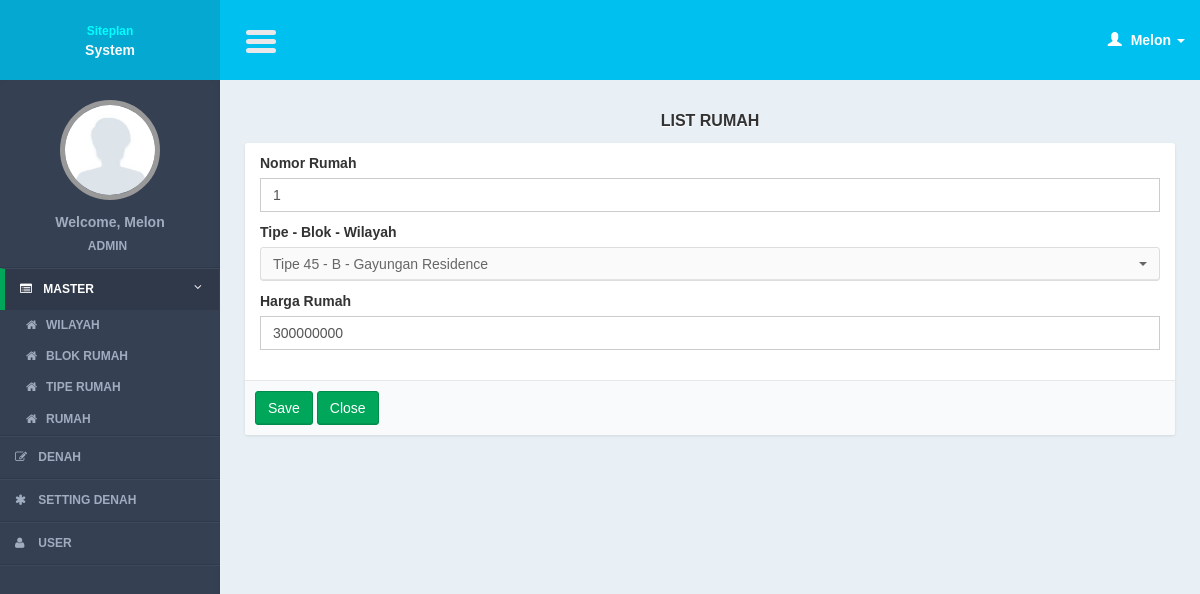
The app's page /controllers/master_table.php?page=form&id=43 (signed in) with its own data.
### tables this page shows
CREATE TABLE IF NOT EXISTS `tables` (
`table_id` int(11) NOT NULL,
  `tt_id` int(11) NOT NULL,
  `table_name` varchar(100) NOT NULL,
  `data_x` int(11) NOT NULL,
  `data_y` int(11) NOT NULL,
  `table_price` int(11) NOT NULL,
  `table_status` int(11) NOT NULL
);

CREATE TABLE IF NOT EXISTS `table_types` (
`tt_id` int(11) NOT NULL,
  `tt_name` varchar(100) NOT NULL,
  `tb_id` int(11) NOT NULL,
  `tt_img` text NOT NULL,
  `tt_color` varchar(10) NOT NULL
);

CREATE TABLE IF NOT EXISTS `table_blocks` (
`tb_id` int(11) NOT NULL,
  `tb_name` varchar(100) NOT NULL,
  `building_id` int(11) NOT NULL
);

CREATE TABLE IF NOT EXISTS `buildings` (
`building_id` int(11) NOT NULL,
  `building_name` varchar(100) NOT NULL,
  `building_img` text NOT NULL
);

### models/master_table_model.php (called while the page is built, shortened)
<?php
function select_tt(){
	$query = mysql_query("select a.*, c.tb_name, d.building_name
						from table_types a
						join table_blocks c on c.tb_id = a.tb_id
						join buildings d on d.building_id = c.building_id
						order by tt_id");
	return $query;
}
function read_id($id){
	$query = mysql_query("select a.*, b.tt_name, c.tb_name, d.building_name
			from tables a
			join table_types b on b.tt_id = a.tt_id
							join table_blocks c on c.tb_id = b.tb_id
							join buildings d on d.building_id = c.building_id
			where a.table_id = '$id'");
	$result = mysql_fetch_object($query);
	return $result;
}
?>

### views/master_table/form.php (the view, shortened to what this page needs)
    <section class="content">
        <div class="row">
            <div class="col-md-12">
              <div class="title_page"> <?= $title ?></div>
                 <form action="<?= $action?>" method="post" enctype="multipart/form-data" role="form">
                <div class="box box-cokelat">
                    <div class="box-body">
                            <div class="col-md-12">
                            <div class="form-group">
                                <label>Nomor Rumah</label>
                                <input required type="text" name="i_name" class="form-control" placeholder="Masukkan nomor rumah..." value="<?= $row->table_name ?>"/>
                            </div>
                            <div class="form-group">
                              <label>Tipe - Blok - Wilayah</label>
                               <?php
                               while($r_tt = mysql_fetch_array($query_tt)){
 ?>
                                 <option value="<?= $r_tt['tt_id'] ?>" <?php if($row->tt_id == $r_tt['tt_id']){ ?> selected="selected"<?php } ?>><?= $r_tt['tt_name']." - ".$r_tt['tb_name']." - ".$r_tt['building_name'] ?></option>
                                 <?php
 }
?>
                      		</div>
                              <div class="form-group">
                                <label>Harga Rumah</label>
                                <input required type="text" name="i_price" class="form-control" placeholder="Masukkan harga rumah..." value="<?= $row->table_price ?>"/>
                            </div>
                            </div>
                    </div>
                      <div class="box-footer">
                    <input class="btn btn-success" type="submit" value="Save"/>
                    <a href="<?= $close_button?>" class="btn btn-success" >Close</a>
                 </div>
                </div>
           </form>
            </div>
        </div>
    </section>

### css/AdminLTE.css (style rules this page uses)
html { font-family: 'Source Sans Pro', sans-serif; -webkit-font-smoothing: antialiased; min-height: 100%; background: #E9F0F5; }
body { font-family: 'Source Sans Pro', sans-serif; -webkit-font-smoothing: antialiased; min-height: 100%; background: #E9F0F5; }
a { color: #3c8dbc; }
.content { padding: 30px 10px; }
.form-control { -webkit-border-radius: 0px !important; -moz-border-radius: 0px !important; border-radius: 0px !important; box-shadow: none; }
.box { position: relative; margin-bottom: 20px; -webkit-border-radius: 3px; -moz-border-radius: 3px; border-radius: 3px !important; width: 100%; background:#fff; box-shadow: 0 1px 3px rgba(0, 0, 0, 0.1); }
.box .box-body { padding-top:10px; -webkit-border-top-left-radius: 0; -webkit-border-top-right-radius: 0; -webkit-border-bottom-right-radius: 3px; -webkit-border-bottom-left-radius: 3px; -moz-border-radius-topleft: 0; -moz-border-radius-topright: 0; -moz-border-radius-bottomright: 3px; -moz-border-radius-bottomleft: 3px; border-top-left-radius: 0; border-top-right-radius: 0; border-bottom-right-radius: 3px; border-bottom-left-radius: 3px; border-radius:3px; padding-bottom:20px; }
.box .box-footer { border-top: 1px solid #e8e8e8; -webkit-border-top-left-radius: 0; -webkit-border-top-right-radius: 0; -webkit-border-bottom-right-radius: 3px; -webkit-border-bottom-left-radius: 3px; -moz-border-radius-topleft: 0; -moz-border-radius-topright: 0; -moz-border-radius-bottomright: 3px; -moz-border-radius-bottomleft: 3px; border-top-left-radius: 0; border-top-right-radius: 0; border-bottom-right-radius: 3px; border-bottom-left-radius: 3px; background:#F9FAFC; padding: 10px; }
.btn { font-weight: 500; -webkit-border-radius: 3px; -moz-border-radius: 3px; border-radius: 3px; border: 1px solid transparent; -webkit-box-shadow: inset 0px -2px 0px 0px rgba(0, 0, 0, 0.09); -moz-box-shadow: inset 0px -2px 0px 0px rgba(0, 0, 0, 0.09); box-shadow: inset 0px -1px 0px 0px rgba(0, 0, 0, 0.09); }
.btn.btn-success { background-color: #00a65a; border-color: #008d4c; }
.title_page { font-size:medium; text-align:center; font-weight:bold; margin-bottom:10px; text-shadow: 0 1px 1px #ffffff; text-transform:uppercase; }

### css/tooltip/tooltip-classic.css (style rules this page uses)
html, body { margin:0; height:100%; font-family: arial; }

### records on screen
tables: i_name "1", i_price "300000000"
table_types: tt_name "Tipe 45", tb.tb_name "B", buildings.building_name "Gayungan Residence"

### other values on screen
$user_data[0] "Melon"
$user_data[1] "ADMIN"
$title "LIST RUMAH"
